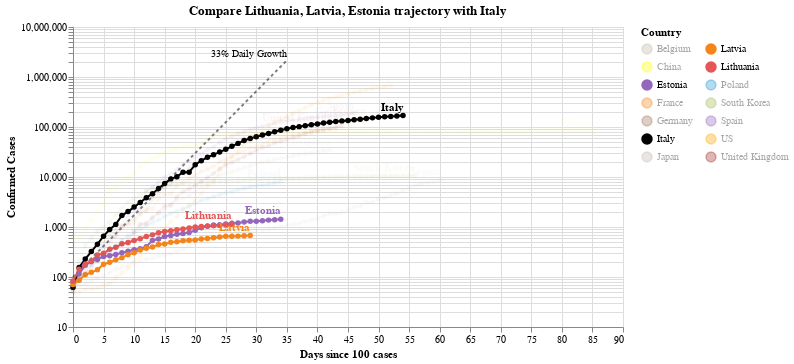

Source (notebook cell):
### Code cell
#hide_input
chart3 = make_since_chart(['Lithuania', 'Latvia', 'Estonia'])
chart3

### Figure 1 — Vega-Lite specification as saved in the notebook (floating-point values rounded to 4 significant figures; data arrays with more than 128 entries replaced by an {"elided": "..."} marker saying what was removed)
{"config": {"view": {"continuousWidth": 400, "continuousHeight": 300}}, "layer": [{"mark": {"type": "line", "color": "black", "opacity": 0.5, "strokeDash": [3, 3]}, "encoding": {"x": {"type": "quantitative", "field": "Days since 100 cases"}, "y": {"type": "quantitative", "field": "Confirmed Cases"}}}, {"mark": {"type": "text", "align": "right", "dy": -6, "fontSize": 10, "text": "33% Daily Growth"}, "encoding": {"x": {"type": "quantitative", "field": "Days since 100 cases"}, "y": {"type": "quantitative", "field": "Confirmed Cases"}}, "transform": [{"filter": "(datum['Days since 100 cases'] >= 35)"}]}, {"data": {"name": "data-85e415b6bcc398bff5412e569879ef34"}, "mark": {"type": "line", "point": true}, "encoding": {"color": {"type": "nominal", "field": "Country", "legend": {"columns": 2}, "scale": {"domain": ["Belgium", "China", "Estonia", "France", "Germany", "Italy", "Japan", "Latvia", "Lithuania", "Poland", "South Korea", "Spain", "US", "United Kingdom"], "range": ["#C1B7AD", "yellow", "#9467bd", "#F58518", "#9D755D", "black", "#C1B7AD", "#F58518", "#E45756", "#2495D3", "#A1BA59", "#9467bd", "orange", "brown"]}}, "opacity": {"condition": {"value": 1, "selection": "selector002"}, "value": 0.05}, "tooltip": [{"type": "nominal", "field": "Country"}, {"type": "temporal", "field": "Date"}, {"type": "quantitative", "field": "Confirmed Cases"}, {"type": "quantitative", "field": "Days since 100 cases"}], "x": {"type": "quantitative", "field": "Days since 100 cases"}, "y": {"type": "quantitative", "field": "Confirmed Cases", "scale": {"type": "log"}}}, "selection": {"selector002": {"type": "multi", "fields": ["Country"], "bind": "legend", "init": [{"Country": "Lithuania"}, {"Country": "Latvia"}, {"Country": "Estonia"}, {"Country": "Italy"}]}}, "width": 550}, {"data": {"name": "data-85e415b6bcc398bff5412e569879ef34"}, "mark": {"type": "text", "align": "right", "dy": -8, "fontWeight": "bold"}, "encoding": {"color": {"type": "nominal", "field": "Country", "legend": {"columns": 2}, "scale": {"domain": ["Belgium", "China", "Estonia", "France", "Germany", "Italy", "Japan", "Latvia", "Lithuania", "Poland", "South Korea", "Spain", "US", "United Kingdom"], "range": ["#C1B7AD", "yellow", "#9467bd", "#F58518", "#9D755D", "black", "#C1B7AD", "#F58518", "#E45756", "#2495D3", "#A1BA59", "#9467bd", "orange", "brown"]}}, "opacity": {"condition": {"value": 1, "selection": "selector002"}, "value": 0.05}, "text": {"type": "nominal", "field": "Country"}, "tooltip": [{"type": "nominal", "field": "Country"}, {"type": "temporal", "field": "Date"}, {"type": "quantitative", "field": "Confirmed Cases"}, {"type": "quantitative", "field": "Days since 100 cases"}], "x": {"type": "quantitative", "field": "Days since 100 cases"}, "y": {"type": "quantitative", "field": "Confirmed Cases", "scale": {"type": "log"}}}, "transform": [{"filter": "(datum['Date'] >= 1586995200000)"}], "width": 550}], "data": {"name": "data-c1a3bbf4dd040f2e7e8e7a69520e3c2a"}, "title": "Compare Lithuania, Latvia, Estonia trajectory with Italy", "$schema": "https://vega.github.io/schema/vega-lite/v4.0.2.json", "datasets": {"data-c1a3bbf4dd040f2e7e8e7a69520e3c2a": [{"Days since 100 cases": 0, "Confirmed Cases": 100.0}, {"Days since 100 cases": 1, "Confirmed Cases": 133.0}, {"Days since 100 cases": 2, "Confirmed Cases": 176.9}, {"Days since 100 cases": 3, "Confirmed Cases": 235.3}, {"Days since 100 cases": 4, "Confirmed Cases": 312.9}, {"Days since 100 cases": 5, "Confirmed Cases": 416.2}, {"Days since 100 cases": 6, "Confirmed Cases": 553.5}, {"Days since 100 cases": 7, "Confirmed Cases": 736.1}, {"Days since 100 cases": 8, "Confirmed Cases": 979.1}, {"Days since 100 cases": 9, "Confirmed Cases": 1302.0}, {"Days since 100 cases": 10, "Confirmed Cases": 1732.0}, {"Days since 100 cases": 11, "Confirmed Cases": 2303.0}, {"Days since 100 cases": 12, "Confirmed Cases": 3064.0}, {"Days since 100 cases": 13, "Confirmed Cases": 4074.0}, {"Days since 100 cases": 14, "Confirmed Cases": 5419.0}, {"Days since 100 cases": 15, "Confirmed Cases": 7207.0}, {"Days since 100 cases": 16, "Confirmed Cases": 9586.0}, {"Days since 100 cases": 17, "Confirmed Cases": 12750.0}, {"Days since 100 cases": 18, "Confirmed Cases": 16960.0}, {"Days since 100 cases": 19, "Confirmed Cases": 22550.0}, {"Days since 100 cases": 20, "Confirmed Cases": 29990.0}, {"Days since 100 cases": 21, "Confirmed Cases": 39890.0}, {"Days since 100 cases": 22, "Confirmed Cases": 53060.0}, {"Days since 100 cases": 23, "Confirmed Cases": 70560.0}, {"Days since 100 cases": 24, "Confirmed Cases": 93850.0}, {"Days since 100 cases": 25, "Confirmed Cases": 124800.0}, {"Days since 100 cases": 26, "Confirmed Cases": 166000.0}, {"Days since 100 cases": 27, "Confirmed Cases": 220800.0}, {"Days since 100 cases": 28, "Confirmed Cases": 293700.0}, {"Days since 100 cases": 29, "Confirmed Cases": 390600.0}, {"Days since 100 cases": 30, "Confirmed Cases": 519500.0}, {"Days since 100 cases": 31, "Confirmed Cases": 690900.0}, {"Days since 100 cases": 32, "Confirmed Cases": 918900.0}, {"Days since 100 cases": 33, "Confirmed Cases": 1222000.0}, {"Days since 100 cases": 34, "Confirmed Cases": 1625000.0}, {"Days since 100 cases": 35, "Confirmed Cases": 2162000.0}], "data-85e415b6bcc398bff5412e569879ef34": {"elided": "671 records"}}}
